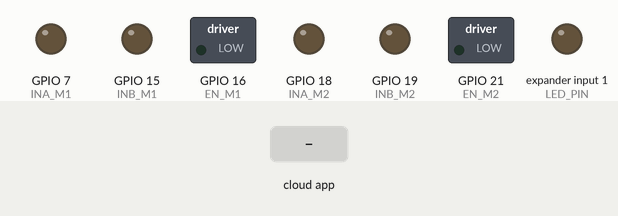
Recording of a sketch running on a simulated ESP32-S3. Parts: switched loads named in the sketch (green lamp = pin HIGH), output pins drawn as LEDs (lit = HIGH). Inputs (shaded band) come from the test bench. The ROS host is connected and sends only what is stated.

Above: at 3.2 s.
3.3 s: the phone or cloud app sets linear.x to -100
At 4.1 s:
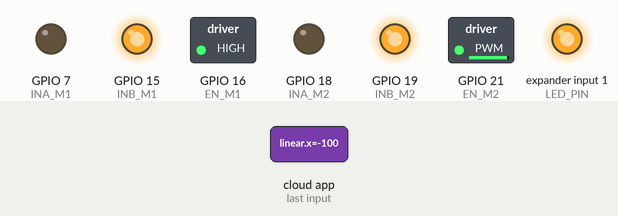
4.8 s: the phone or cloud app sets angular.z to -100
At 5.7 s:
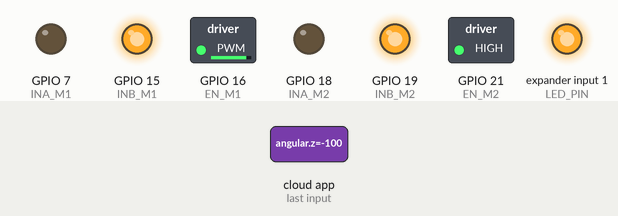
6.3 s: the phone or cloud app sets linear.x to 0
At 7.2 s:
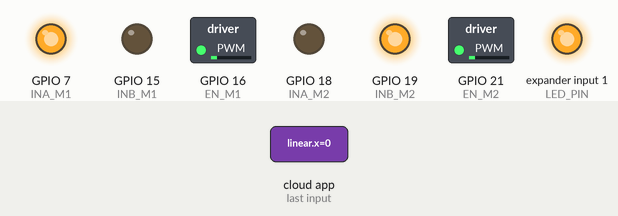
7.9 s: the phone or cloud app sets angular.z to 100
At 8.7 s:
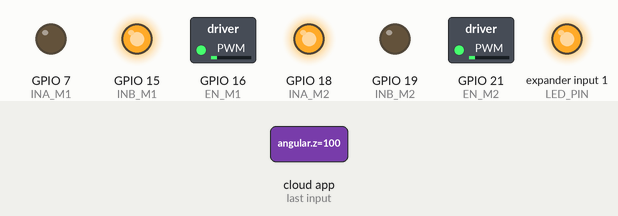
9.4 s: the phone or cloud app sets linear.x to 100
At 10.3 s:
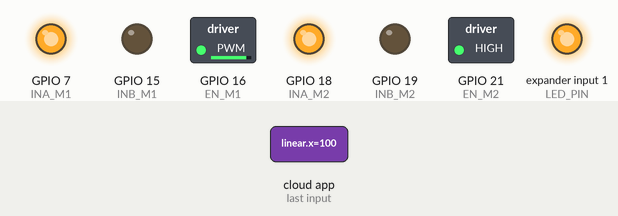
Timing chart, 0 to 11.9 s (numbered marks = the images above; inputs shaded):
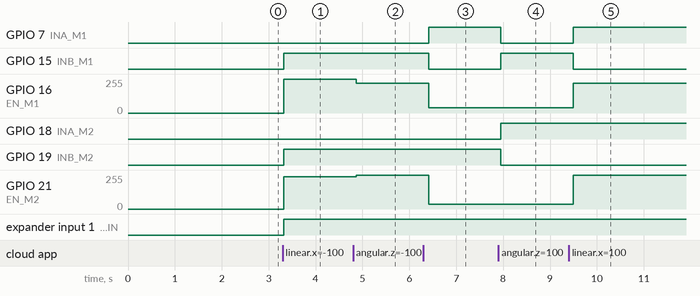

Measured:
- after the input at 3.3 s, GPIO 15 (INB_M1), GPIO 19 (INB_M2), expander input 1 (LED_PIN): LOW → HIGH at once; GPIO 16 (EN_M1): 0/255 → 255/255 at once; GPIO 21 (EN_M2): 0/255 → 242/255 at once
- after the input at 4.8 s, GPIO 16 (EN_M1): 255/255 → 224/255 after 0.07 s; GPIO 21 (EN_M2): 242/255 → 255/255 after 0.07 s
- after the input at 6.3 s, GPIO 7 (INA_M1): LOW → HIGH after 0.11 s; GPIO 15 (INB_M1): HIGH → LOW after 0.11 s; GPIO 16 (EN_M1): 224/255 → 38/255 after 0.11 s; GPIO 21 (EN_M2): 255/255 → 37/255 after 0.11 s
- after the input at 7.9 s, GPIO 7 (INA_M1), GPIO 19 (INB_M2): HIGH → LOW after 0.05 s; GPIO 15 (INB_M1), GPIO 18 (INA_M2): LOW → HIGH after 0.05 s
- after the input at 9.4 s, GPIO 7 (INA_M1): LOW → HIGH after 0.10 s; GPIO 15 (INB_M1): HIGH → LOW after 0.10 s; GPIO 16 (EN_M1): 38/255 → 224/255 after 0.10 s; GPIO 21 (EN_M2): 37/255 → 255/255 after 0.10 s

The sketch:

microros_controle_esteira.ino
```cpp
#include <micro_ros_arduino.h>
#include <stdio.h>
#include <rcl/rcl.h>
#include <rcl/error_handling.h>
#include <rclc/rclc.h>
#include <rclc/executor.h>
#include <geometry_msgs/msg/twist.h>

rcl_subscription_t subscriber;
geometry_msgs__msg__Twist msg;
rclc_executor_t executor;
rcl_allocator_t allocator;
rclc_support_t support;
rcl_node_t node;

#define LED_PIN 97

// Pinos Motor 1 (Esquerda)
#define INA_M1 7
#define INB_M1 15
#define EN_M1 16

// Pinos Motor 2 (Direita) - Defina os pinos corretos do seu ESP32
#define INA_M2 18
#define INB_M2 19
#define EN_M2 21

// Parâmetros Físicos do Robô (Esteiras)
const float WHEEL_BASE = 0.25;
const float MAX_SPEED = 1.0;

// Matriz de Calibração (Ajuste para compensar o arrasto das esteiras)
const float CALIB_LEFT = 1.0;
const float CALIB_RIGHT = 0.95;

// --- NOVAS CONFIGURAÇÕES DE PWM E INÉRCIA ---
const uint32_t PWM_FREQ = 2000; // 2 kHz
const uint8_t PWM_RES = 11;     // Resolução de 11 bits (0 a 2047)
const float MAX_PWM = 2047.0;   // Teto do PWM
const float MIN_PWM = 60.0;     // PWM mínimo para vencer a inércia da esteira

#define RCCHECK(fn) { rcl_ret_t temp_rc = fn; if((temp_rc != RCL_RET_OK)){error_loop();}}
#define RCSOFTCHECK(fn) { rcl_ret_t temp_rc = fn; if((temp_rc != RCL_RET_OK)){error_loop();}}

void error_loop(){
  while(1){
    digitalWrite(LED_PIN, !digitalRead(LED_PIN));
    delay(100);
  }
}

// Função auxiliar para mapear a velocidade aplicando a inércia
int calculate_pwm_with_deadband(float target_velocity) {
  float abs_vel = abs(target_velocity);

  // Se a velocidade for virtualmente zero, o PWM é zero
  if (abs_vel < 0.01) {
    return 0;
  }

  // Limita a velocidade ao teto máximo para evitar cálculos acima de 100%
  if (abs_vel > MAX_SPEED) {
    abs_vel = MAX_SPEED;
  }

  // Mapeia: a velocidade (0 a MAX_SPEED) passa a ser (MIN_PWM a MAX_PWM)
  float pwm_float = MIN_PWM + (abs_vel / MAX_SPEED) * (MAX_PWM - MIN_PWM);

  return (int)pwm_float;
}

void subscription_callback(const void *msgin) {
  const geometry_msgs__msg__Twist * msg = (const geometry_msgs__msg__Twist *)msgin;

  float v = msg->linear.x;
  float w = msg->angular.z;

  // 1. Cinemática Diferencial com Matriz de Calibração Integrada
  float v_left = (v - (w * WHEEL_BASE / 2.0)) * CALIB_LEFT;
  float v_right = (v + (w * WHEEL_BASE / 2.0)) * CALIB_RIGHT;

  // 2. Converter Velocidade (m/s) para PWM compensando a inércia
  int pwm_left = calculate_pwm_with_deadband(v_left);
  int pwm_right = calculate_pwm_with_deadband(v_right);

  // 3. Controle Direcional - Esteira Esquerda
  if (v_left > 0) { // Frente
    digitalWrite(INA_M1, HIGH);
    digitalWrite(INB_M1, LOW);
  } else if (v_left < 0) { // Trás
    digitalWrite(INA_M1, LOW);
    digitalWrite(INB_M1, HIGH);
  } else { // Parado
    digitalWrite(INA_M1, LOW);
    digitalWrite(INB_M1, LOW);
  }

  // 4. Controle Direcional - Esteira Direita
  if (v_right > 0) { // Frente
    digitalWrite(INA_M2, HIGH);
    digitalWrite(INB_M2, LOW);
  } else if (v_right < 0) { // Trás
    digitalWrite(INA_M2, LOW);
    digitalWrite(INB_M2, HIGH);
  } else { // Parado
    digitalWrite(INA_M2, LOW);
    digitalWrite(INB_M2, LOW);
  }

  // 5. Enviar PWM
  ledcWrite(EN_M1, pwm_left);
  ledcWrite(EN_M2, pwm_right);

  digitalWrite(LED_PIN, (v == 0 && w == 0) ? LOW : HIGH);
}

void setup() {
  set_microros_transports();

  pinMode(LED_PIN, OUTPUT);
  pinMode(INA_M1, OUTPUT);
  pinMode(INB_M1, OUTPUT);
  pinMode(INA_M2, OUTPUT);
  pinMode(INB_M2, OUTPUT);

  digitalWrite(INA_M1, LOW);
  digitalWrite(INB_M1, LOW);
  digitalWrite(INA_M2, LOW);
  digitalWrite(INB_M2, LOW);

  // Inicializar PWM em 11 bits (0 a 2047)
  ledcAttach(EN_M1, PWM_FREQ, PWM_RES);
  ledcAttach(EN_M2, PWM_FREQ, PWM_RES);

  ledcWrite(EN_M1, 0);
  ledcWrite(EN_M2, 0);

  delay(2000);

  allocator = rcl_get_default_allocator();

  RCCHECK(rclc_support_init(&support, 0, NULL, &allocator));
  RCCHECK(rclc_node_init_default(&node, "micro_ros_arduino_node", "", &support));
  RCCHECK(rclc_subscription_init_default(
    &subscriber,
    &node,
    ROSIDL_GET_MSG_TYPE_SUPPORT(geometry_msgs, msg, Twist),
    "cmd_vel"));

  RCCHECK(rclc_executor_init(&executor, &support.context, 1, &allocator));
  RCCHECK(rclc_executor_add_subscription(&executor, &subscriber, &msg, &subscription_callback, ON_NEW_DATA));
}

void loop() {
  delay(100);
  RCCHECK(rclc_executor_spin_some(&executor, RCL_MS_TO_NS(100)));
}
```
